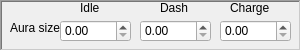
             <widget class="QFrame" name="aura_size">
              <property name="geometry">
               <rect>
                <x>280</x>
                <y>420</y>
                <width>301</width>
                <height>51</height>
               </rect>
              </property>
              <property name="toolTip">
               <string/>
              </property>
              <property name="frameShape">
               <enum>QFrame::WinPanel</enum>
              </property>
              <property name="frameShadow">
               <enum>QFrame::Sunken</enum>
              </property>
              <property name="lineWidth">
               <number>1</number>
              </property>
              <widget class="QLabel" name="aura_size_text">
               <property name="geometry">
                <rect>
                 <x>10</x>
                 <y>20</y>
                 <width>51</width>
                 <height>16</height>
                </rect>
               </property>
               <property name="toolTip">
                <string>&lt;html&gt;&lt;head/&gt;&lt;body&gt;&lt;p&gt;Size of the aura in game.&lt;/p&gt;&lt;/body&gt;&lt;/html&gt;</string>
               </property>
               <property name="text">
                <string>Aura size:</string>
               </property>
               <property name="alignment">
                <set>Qt::AlignLeading|Qt::AlignLeft|Qt::AlignVCenter</set>
               </property>
              </widget>
              <widget class="QLabel" name="aura_size_charge_text">
               <property name="geometry">
                <rect>
                 <x>230</x>
                 <y>0</y>
                 <width>41</width>
                 <height>16</height>
                </rect>
               </property>
               <property name="layoutDirection">
                <enum>Qt::LeftToRight</enum>
               </property>
               <property name="text">
                <string>Charge</string>
               </property>
               <property name="alignment">
                <set>Qt::AlignLeading|Qt::AlignLeft|Qt::AlignVCenter</set>
               </property>
              </widget>
              <widget class="QLabel" name="aura_size_idle_text">
               <property name="geometry">
                <rect>
                 <x>80</x>
                 <y>0</y>
                 <width>21</width>
                 <height>16</height>
                </rect>
               </property>
               <property name="text">
                <string>Idle</string>
               </property>
               <property name="alignment">
                <set>Qt::AlignLeading|Qt::AlignLeft|Qt::AlignVCenter</set>
               </property>
              </widget>
              <widget class="QLabel" name="aura_size_dash_text">
               <property name="geometry">
                <rect>
                 <x>160</x>
                 <y>0</y>
                 <width>31</width>
                 <height>16</height>
                </rect>
               </property>
               <property name="layoutDirection">
                <enum>Qt::LeftToRight</enum>
               </property>
               <property name="text">
                <string>Dash</string>
               </property>
               <property name="alignment">
                <set>Qt::AlignLeading|Qt::AlignLeft|Qt::AlignVCenter</set>
               </property>
              </widget>
              <widget class="QDoubleSpinBox" name="aura_size_idle_value">
               <property name="geometry">
                <rect>
                 <x>60</x>
                 <y>20</y>
                 <width>71</width>
                 <height>22</height>
                </rect>
               </property>
               <property name="maximum">
                <double>1000.000000000000000</double>
               </property>
              </widget>
              <widget class="QDoubleSpinBox" name="aura_size_dash_value">
               <property name="geometry">
                <rect>
                 <x>140</x>
                 <y>20</y>
                 <width>71</width>
                 <height>22</height>
                </rect>
               </property>
               <property name="maximum">
                <double>1000.000000000000000</double>
               </property>
              </widget>
              <widget class="QDoubleSpinBox" name="aura_size_charge_value">
               <property name="geometry">
                <rect>
                 <x>220</x>
                 <y>20</y>
                 <width>71</width>
                 <height>22</height>
                </rect>
               </property>
               <property name="maximum">
                <double>1000.000000000000000</double>
               </property>
               <property name="value">
                <double>0.000000000000000</double>
               </property>
              </widget>
             </widget>
